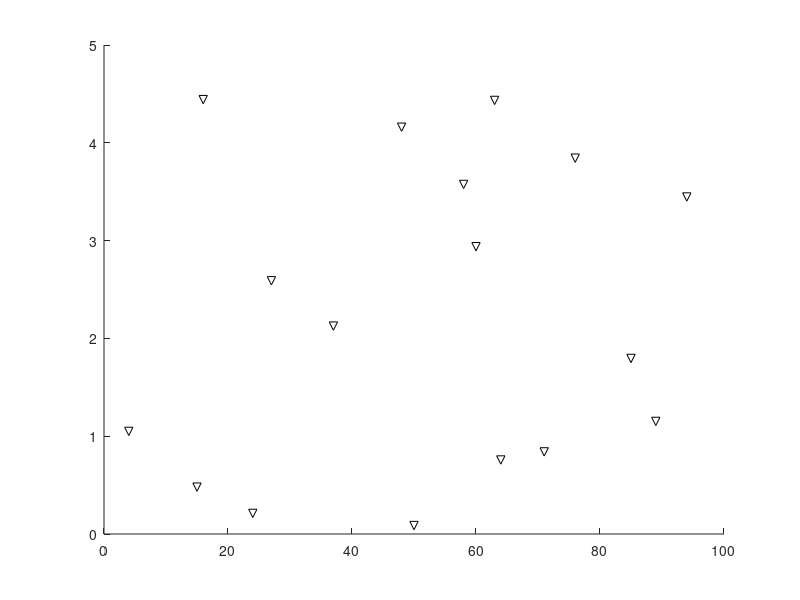

Recreate this plot in MATLAB.
% Campbell Gregor
% Last modified: 10/8/22
% 33110018

clc; clear all; close all;
%% lat long
%{
locations = importdata("latlong.txt");

lats = locations.data(:,1);
longs = locations.data(:,2);

hold on;
for i = 1:length(lats)
    if (lats(i) > 0) & (longs(i) > 0)
        plot(longs(i),lats(i), "ro")
    elseif (lats(i) < 0) & (longs(i) > 0)
        plot(longs(i),lats(i), "bo")
    elseif (lats(i) < 0) & (longs(i) < 0)
        plot(longs(i),lats(i), "go")
    else
         plot(longs(i),lats(i), "ko")
    end
end
hold off;
xlabel("Longitude");
ylabel("Latitude");
title("Latitude vs Longitude");
legend("+long.+lat", "+long.-lat","-long.-lat","-long.+lat","location","northeast");
%}

%% Tension loader
tensions = importdata("tensions.txt");
tests = 1:1:100;


placement = tensions < 5 | tensions > 88;

hold on;
for i = 1:length(tests)
    if placement(i) == 1
        plot(tests(i),tensions(i),"kv");
    end
end


%% First Home
balance = @(P,r,n,t) P .* (1 + ((r/100)./n)).^(n.*t);
p = 1000;
r = 3.5;
n = 3;
fprintf("The balance after 5 years is $%.2f\n", balance(p,r,n,5));

b = 0;
year = 0;
while (b - p) < 1000
    year = year + 1;
    b = balance(p,r,n,year);
end

fprintf("it will take %d year(s) to earn more than +$1000 in interest, compounding 3 times a year\n", year);


year2 = 0;
b = 0;
while (b - p) < 1000
    year2 = year2 + 1;
    b = balance(p,365,n,year2);
end

fprintf("it will take %d year(s) to earn more than $1000 in interest, compounding everyday\n", year2);


%% 4 digit clock




